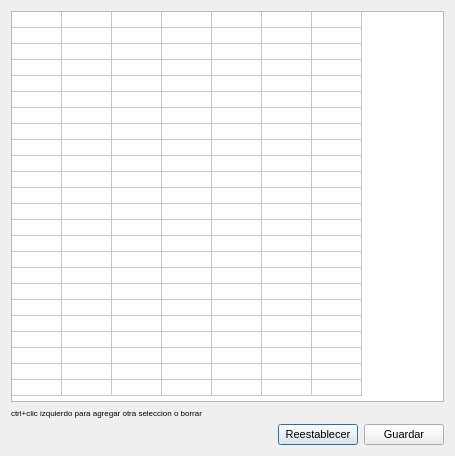
<?xml version="1.0" encoding="UTF-8"?>
<ui version="4.0">
 <class>SchedulerWidget</class>
 <widget class="QDialog" name="SchedulerWidget">
  <property name="geometry">
   <rect>
    <x>0</x>
    <y>0</y>
    <width>455</width>
    <height>456</height>
   </rect>
  </property>
  <property name="minimumSize">
   <size>
    <width>455</width>
    <height>456</height>
   </size>
  </property>
  <property name="maximumSize">
   <size>
    <width>455</width>
    <height>456</height>
   </size>
  </property>
  <property name="font">
   <font>
    <pointsize>8</pointsize>
   </font>
  </property>
  <property name="windowTitle">
   <string>Modificar Scheduler</string>
  </property>
  <layout class="QGridLayout" name="gridLayout">
   <item row="0" column="0">
    <widget class="QTableWidget" name="tableWidget">
     <property name="font">
      <font>
       <family>Ubuntu Mono</family>
       <pointsize>6</pointsize>
      </font>
     </property>
     <attribute name="horizontalHeaderVisible">
      <bool>false</bool>
     </attribute>
     <attribute name="horizontalHeaderCascadingSectionResizes">
      <bool>false</bool>
     </attribute>
     <attribute name="horizontalHeaderDefaultSectionSize">
      <number>50</number>
     </attribute>
     <attribute name="horizontalHeaderHighlightSections">
      <bool>true</bool>
     </attribute>
     <attribute name="horizontalHeaderShowSortIndicator" stdset="0">
      <bool>false</bool>
     </attribute>
     <attribute name="horizontalHeaderStretchLastSection">
      <bool>false</bool>
     </attribute>
     <attribute name="verticalHeaderVisible">
      <bool>false</bool>
     </attribute>
     <attribute name="verticalHeaderDefaultSectionSize">
      <number>15</number>
     </attribute>
     <attribute name="verticalHeaderHighlightSections">
      <bool>true</bool>
     </attribute>
     <row>
      <property name="text">
       <string>00-01hs</string>
      </property>
     </row>
     <row>
      <property name="text">
       <string>01-02hs</string>
      </property>
     </row>
     <row>
      <property name="text">
       <string>02-03hs</string>
      </property>
     </row>
     <row>
      <property name="text">
       <string>03-04hs</string>
      </property>
     </row>
     <row>
      <property name="text">
       <string>04-05hs</string>
      </property>
     </row>
     <row>
      <property name="text">
       <string>05-06hs</string>
      </property>
     </row>
     <row>
      <property name="text">
       <string>06-07hs</string>
      </property>
     </row>
     <row>
      <property name="text">
       <string>07-08hs</string>
      </property>
     </row>
     <row>
      <property name="text">
       <string>08-09hs</string>
      </property>
     </row>
     <row>
      <property name="text">
       <string>09-10hs</string>
      </property>
     </row>
     <row>
      <property name="text">
       <string>10-11hs</string>
      </property>
     </row>
     <row>
      <property name="text">
       <string>11-12hs</string>
      </property>
     </row>
     <row>
      <property name="text">
       <string>12-13hs</string>
      </property>
     </row>
     <row>
      <property name="text">
       <string>13-14hs</string>
      </property>
     </row>
     <row>
      <property name="text">
       <string>14-15hs</string>
      </property>
     </row>
     <row>
      <property name="text">
       <string>15-16hs</string>
      </property>
     </row>
     <row>
      <property name="text">
       <string>16-17hs</string>
      </property>
     </row>
     <row>
      <property name="text">
       <string>17-18hs</string>
      </property>
     </row>
     <row>
      <property name="text">
       <string>18-19hs</string>
      </property>
     </row>
     <row>
      <property name="text">
       <string>19-20hs</string>
      </property>
     </row>
     <row>
      <property name="text">
       <string>20-21hs</string>
      </property>
     </row>
     <row>
      <property name="text">
       <string>21-22hs</string>
      </property>
     </row>
     <row>
      <property name="text">
       <string>22-23hs</string>
      </property>
     </row>
     <row>
      <property name="text">
       <string>23-00hs</string>
      </property>
     </row>
     <column>
      <property name="text">
       <string>Lun</string>
      </property>
     </column>
     <column>
      <property name="text">
       <string>Mar</string>
      </property>
     </column>
     <column>
      <property name="text">
       <string>Mie</string>
      </property>
     </column>
     <column>
      <property name="text">
       <string>Jue</string>
      </property>
     </column>
     <column>
      <property name="text">
       <string>Vie</string>
      </property>
     </column>
     <column>
      <property name="text">
       <string>Sab</string>
      </property>
     </column>
     <column>
      <property name="text">
       <string>Dom</string>
      </property>
     </column>
    </widget>
   </item>
   <item row="2" column="0">
    <layout class="QHBoxLayout" name="horizontalLayout">
     <item>
      <spacer name="horizontalSpacer">
       <property name="orientation">
        <enum>Qt::Horizontal</enum>
       </property>
       <property name="sizeHint" stdset="0">
        <size>
         <width>40</width>
         <height>20</height>
        </size>
       </property>
      </spacer>
     </item>
     <item>
      <widget class="QPushButton" name="load">
       <property name="font">
        <font>
         <pointsize>8</pointsize>
        </font>
       </property>
       <property name="text">
        <string>Reestablecer</string>
       </property>
      </widget>
     </item>
     <item>
      <widget class="QPushButton" name="save">
       <property name="font">
        <font>
         <pointsize>8</pointsize>
        </font>
       </property>
       <property name="text">
        <string>Guardar</string>
       </property>
      </widget>
     </item>
    </layout>
   </item>
   <item row="1" column="0">
    <widget class="QLabel" name="label">
     <property name="font">
      <font>
       <pointsize>6</pointsize>
      </font>
     </property>
     <property name="text">
      <string>ctrl+clic izquierdo para agregar otra seleccion o borrar</string>
     </property>
    </widget>
   </item>
  </layout>
 </widget>
 <resources/>
 <connections/>
</ui>
